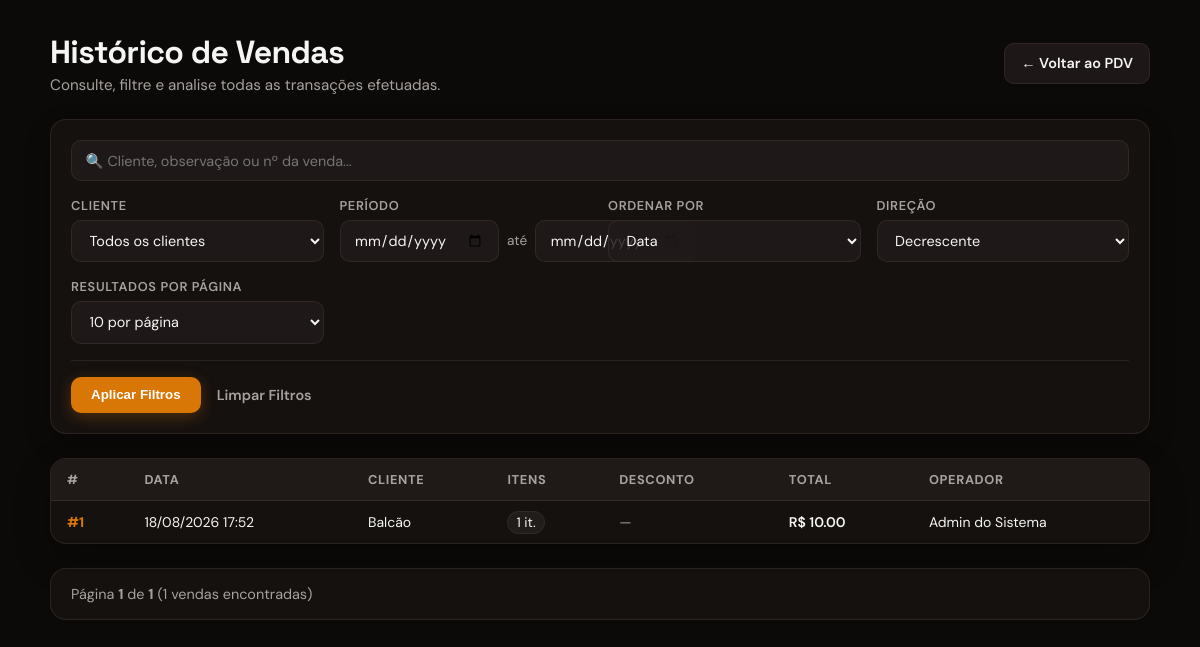
Page /pdv/historico (signed in) on the earlier database version.
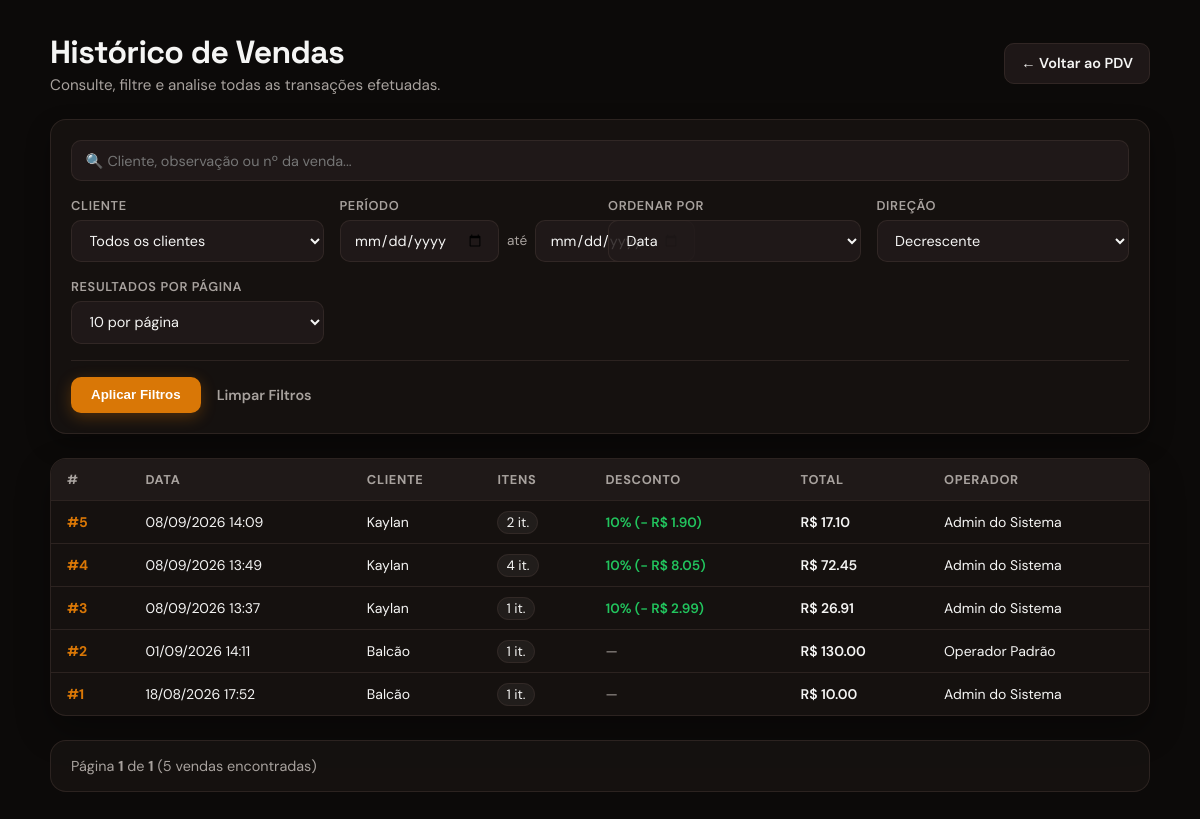
Same page on the later database version.
### app/models/venda.py (models this page shows, shortened)
class Venda(Base):
    __tablename__ = "vendas"
    id         = Column(Integer, primary_key=True, index=True)
    cliente_id = Column(
        Integer,
        ForeignKey("clientes.id", ondelete="SET NULL"),
        nullable=True
    )
    usuario_id = Column(
        Integer,
        ForeignKey("usuarios.id", ondelete="SET NULL"),
        nullable=True
    )
    desconto_percentual = Column(Float, nullable=False, default=0.0)
    total_bruto  = Column(Float, nullable=False, default=0.0)
    total_liquido = Column(Float, nullable=False, default=0.0)
    observacao = Column(String(255), nullable=True)
    criado_em = Column(DateTime, server_default=func.now())
    cliente = relationship("Cliente", back_populates="vendas")
    usuario = relationship("Usuario", backref="vendas")
    itens   = relationship(
        "ItemVenda",
        back_populates="venda",
        cascade="all, delete-orphan"  # deleta itens se a venda for deletada
    )

### app/models/usuario.py (models this page shows)
class Usuario(Base):
    __tablename__ = "usuarios"
    id = Column(Integer, primary_key=True, autoincrement=True)
    nome = Column(String(100), nullable=False)
    email = Column(String(100), nullable=False, index=True, unique=True)
    senha_hash = Column(String(255), nullable=False)
    role = Column(String(20), nullable=False, default="operador")
    ativo = Column(Boolean, default=True)
    criado_em = Column(DateTime, server_default=func.now())

### app/models/cliente.py (models this page shows, shortened)
class Cliente(Base):
    __tablename__ = "clientes"
    id         = Column(Integer, primary_key=True, index=True)
    nome       = Column(String(150), nullable=False, index=True)
    matricula  = Column(String(50), nullable=True, unique=True)
    telefone   = Column(String(20), nullable=True)
    is_associado = Column(Boolean, default=False, nullable=False)
    ativo      = Column(Boolean, default=True)
    criado_em  = Column(DateTime, server_default=func.now())
    vendas = relationship("Venda", back_populates="cliente")

### app/controllers/pdv_controller.py (the view)
@router.get("/historico")
def historico_vendas(
    request: Request,
    busca: str = "",
    cliente_id: int = 0,
    data_inicio: str = "",
    data_fim: str = "",
    ordenar_por: str = "data",
    direcao: str = "desc",
    pagina: int = 1,
    db: Session = Depends(get_db),
    usuario = Depends(get_usuario_logado)
):
    query = db.query(Venda)
    if cliente_id:
        query = query.filter(Venda.cliente_id == cliente_id)
    if busca:
        termo = f"%{busca}%"
        query = query.outerjoin(Cliente).filter(
            or_(Cliente.nome.ilike(termo), Venda.observacao.ilike(termo), Venda.id.cast(String).ilike(termo))
        )
    try:
        if data_inicio:
            query = query.filter(Venda.criado_em >= datetime.fromisoformat(data_inicio))
        if data_fim:
            query = query.filter(Venda.criado_em < datetime.fromisoformat(data_fim) + timedelta(days=1))
    except ValueError:
        data_inicio = ""
        data_fim = ""
    ordenacoes = {"data": Venda.criado_em, "total": Venda.total_liquido, "desconto": Venda.desconto_percentual, "id": Venda.id}
    ordenar_por = ordenar_por if ordenar_por in ordenacoes else "data"
    direcao = direcao if direcao in ("asc", "desc") else "desc"
    coluna_ordenacao = ordenacoes[ordenar_por]
    query = query.order_by(coluna_ordenacao.desc() if direcao == "desc" else coluna_ordenacao.asc(), Venda.id.desc())
    total_vendas = query.count()
    pagina = max(pagina, 1)
    por_pagina = 10
    total_paginas = max(math.ceil(total_vendas / por_pagina), 1)
    pagina = min(pagina, total_paginas)
    vendas = query.offset((pagina - 1) * por_pagina).limit(por_pagina).all()
    clientes = db.query(Cliente).filter(Cliente.ativo == True).order_by(Cliente.nome).all()
    return templates.TemplateResponse(
        request,
        "pdv/historico.html",
        {
            "request": request, "usuario": usuario, "vendas": vendas,
            "clientes": clientes, "busca": busca, "cliente_id": cliente_id,
            "data_inicio": data_inicio, "data_fim": data_fim,
            "ordenar_por": ordenar_por, "direcao": direcao,
            "pagina": pagina, "por_pagina": por_pagina,
            "total_paginas": total_paginas, "total_vendas": total_vendas,
        }
    )

### app/templates/pdv/historico.html (shortened to what this page needs)
<!DOCTYPE html>
<html lang="pt-br">
<head>
    <link rel="stylesheet" href="/static/css/pdv/historico.css">
</head>
<body>
    <div class="container">
        <div class="page-header">
            <div>
                <h1>Histórico de Vendas</h1>
                <p class="subtitle">Consulte, filtre e analise todas as transações efetuadas.</p>
            </div>
            <div>
                <a href="/pdv" class="btn-secondary">← Voltar ao PDV</a>
            </div>
        </div>
        <form method="get" action="/pdv/historico" class="filter-form">
            <div class="filter-grid">
                <div class="filter-group full-width">
                    <input type="text" name="busca" placeholder="🔍 Cliente, observação ou nº da venda..." value="{{ busca }}" class="input-field">
                </div>
                <div class="filter-group">
                    <label for="cliente_id">Cliente</label>
                    <select name="cliente_id" id="cliente_id" class="input-field">
                        <option value="0">Todos os clientes</option>
                    </select>
                </div>
                <div class="filter-group">
                    <label>Período</label>
                    <div class="date-range">
                        <input type="date" name="data_inicio" value="{{ data_inicio }}" class="input-field" title="Data Inicial">
                        <span>até</span>
                        <input type="date" name="data_fim" value="{{ data_fim }}" class="input-field" title="Data Final">
                    </div>
                </div>
                <div class="filter-group">
                    <label for="ordenar_por">Ordenar por</label>
                    <select name="ordenar_por" id="ordenar_por" class="input-field">
                        <option value="data" {{ 'selected' if ordenar_por == 'data' else '' }}>Data</option>
                    </select>
                </div>
                <div class="filter-group">
                    <label for="direcao">Direção</label>
                    <select name="direcao" id="direcao" class="input-field">
                        <option value="desc" {{ 'selected' if direcao == 'desc' else '' }}>Decrescente</option>
                    </select>
                </div>
                <div class="filter-group">
                    <label for="por_pagina">Resultados por página</label>
                    <select name="por_pagina" id="por_pagina" class="input-field">
                        <option value="10" {{ 'selected' if por_pagina|string == '10' else '' }}>10 por página</option>
                    </select>
                </div>
            </div>
            <div class="filter-actions">
                <button type="submit" class="btn-primary">Aplicar Filtros</button>
                <a href="/pdv/historico" class="btn-clear">Limpar Filtros</a>
            </div>
        </form>
        <div class="table-container">
            <table>
                <thead>
                    <tr>
                        <th>#</th>
                        <th>Data</th>
                        <th>Cliente</th>
                        <th>Itens</th>
                        <th>Desconto</th>
                        <th>Total</th>
                        <th>Operador</th>
                    </tr>
                </thead>
                <tbody>
                    {% for v in vendas %}
                    <tr>
                        <td><a href="/pdv/venda/{{ v.id }}" class="venda-link">#{{ v.id }}</a></td>
                        <td>{{ v.criado_em.strftime('%d/%m/%Y %H:%M') }}</td>
                        <td>{{ v.cliente.nome if v.cliente else "Balcão" }}</td>
                        <td><span class="badge-itens">{{ v.itens | length }} it.</span></td>
                        <td>
                            {% if v.desconto_percentual > 0 %}
                            <span class="discount-tag">
                                {{ v.desconto_percentual|int }}% (− R$ {{ "%.2f"|format(v.desconto_valor) }})
                            </span>
                            {% else %}
                            <span class="text-muted">—</span>
                            {% endif %}
                        </td>
                        <td class="preco">R$ {{ "%.2f"|format(v.total_liquido) }}</td>
                        <td>{{ v.usuario.nome if v.usuario else "—" }}</td>
                    </tr>
                    {% endfor %}
                </tbody>
            </table>
        </div>
        <div class="pagination-footer">
            <p class="pagination-info">Página <strong>{{ pagina }}</strong> de <strong>{{ total_paginas }}</strong> ({{ total_vendas }} vendas encontradas)</p>
            {% set total_registros = total_vendas %}
        </div>
    </div>
</body>
</html>

### app/static/css/pdv/historico.css (style rules this page uses)
:root { --bg-color: #0c0a09; --card-bg: rgba(24, 20, 18, 0.75); --surface-2: rgba(33, 27, 26, 0.85); --border-color: rgba(68, 54, 51, 0.5); --primary-color: #d97706; --primary-hover: #b45309; --green: #22c55e; --text-main: #f5f5f4; --text-muted: #a8a29e; --font-head: 'Space Grotesk', system-ui, sans-serif; --font-body: 'DM Sans', system-ui, sans-serif; --radius: 16px; --radius-sm: 10px; }
* { box-sizing: border-box; margin: 0; padding: 0; }
body { background-color: var(--bg-color); color: var(--text-main); font-family: var(--font-body); font-size: 14px; min-height: 100vh; padding: 32px 16px; display: flex; justify-content: center; }
.container { width: 100%; max-width: 1100px; display: flex; flex-direction: column; gap: 1.5rem; }
.page-header { display: flex; justify-content: space-between; align-items: center; }
h1 { font-family: var(--font-head); font-size: 2rem; font-weight: 700; letter-spacing: -0.02em; }
.subtitle { color: var(--text-muted); font-size: 0.95rem; margin-top: 0.2rem; }
.filter-form { background: var(--card-bg); border: 1px solid var(--border-color); border-radius: var(--radius); padding: 1.25rem; box-shadow: 0 10px 25px rgba(0, 0, 0, 0.3); display: flex; flex-direction: column; gap: 1rem; }
.filter-grid { display: grid; grid-template-columns: repeat(auto-fit, minmax(200px, 1fr)); gap: 1rem; }
.filter-group { display: flex; flex-direction: column; gap: 0.35rem; }
.filter-group.full-width { grid-column: 1 / -1; }
.filter-group label { font-size: 0.8rem; font-weight: 600; color: var(--text-muted); text-transform: uppercase; letter-spacing: 0.05em; }
.input-field { background: var(--surface-2); border: 1px solid var(--border-color); color: var(--text-main); padding: 0.65rem 0.85rem; border-radius: var(--radius-sm); font-family: var(--font-body); font-size: 0.9rem; width: 100%; outline: none; transition: border-color 0.2s, box-shadow 0.2s; }
.date-range { display: flex; align-items: center; gap: 0.5rem; }
.date-range span { color: var(--text-muted); font-size: 0.85rem; }
.filter-actions { display: flex; align-items: center; gap: 1rem; border-top: 1px solid var(--border-color); padding-top: 1rem; }
.table-container { background: var(--card-bg); border: 1px solid var(--border-color); border-radius: var(--radius); overflow-x: auto; box-shadow: 0 15px 35px rgba(0, 0, 0, 0.3); }
table { width: 100%; border-collapse: collapse; text-align: left; }
th { background: var(--surface-2); padding: 12px 16px; font-size: 0.8rem; text-transform: uppercase; letter-spacing: 0.05em; color: var(--text-muted); border-bottom: 1px solid var(--border-color); }
td { padding: 12px 16px; border-bottom: 1px solid var(--border-color); color: var(--text-main); }
tr:last-child td { border-bottom: none; }
.venda-link { color: var(--primary-color); font-weight: 700; text-decoration: none; }
.badge-itens { background: rgba(255, 255, 255, 0.05); border: 1px solid var(--border-color); padding: 2px 8px; border-radius: 20px; font-size: 0.85rem; }
.discount-tag { color: var(--green); font-weight: 600; font-size: 0.85rem; }
.text-muted { color: var(--text-muted); }
.preco { font-weight: 600; color: var(--text-main); }
.pagination-footer { display: flex; justify-content: space-between; align-items: center; background: var(--card-bg); border: 1px solid var(--border-color); padding: 1rem 1.25rem; border-radius: var(--radius); }
.pagination-info { color: var(--text-muted); font-size: 0.9rem; }
.btn-primary { background-color: var(--primary-color); color: white; padding: 0.65rem 1.25rem; border-radius: var(--radius-sm); font-weight: 600; border: none; cursor: pointer; box-shadow: 0 4px 15px rgba(217, 119, 6, 0.3); transition: background 0.2s; }
.btn-secondary { background: var(--surface-2); border: 1px solid var(--border-color); color: var(--text-main); padding: 0.65rem 1rem; border-radius: var(--radius-sm); font-weight: 600; font-size: 0.9rem; text-decoration: none; cursor: pointer; transition: background 0.2s; }
.btn-clear { color: var(--text-muted); text-decoration: none; font-weight: 600; font-size: 0.9rem; transition: color 0.2s; }

Differences in the rows shown:
added Venda: id "5", criado_em "08/09/2026 14:09", cliente "Kaylan", itens|length "2", desconto_percentual "10", desconto_valor "1.90", total_liquido "17.10", usuario "Admin do Sistema"
added Venda: id "4", criado_em "08/09/2026 13:49", cliente "Kaylan", itens|length "4", desconto_percentual "10", desconto_valor "8.05", total_liquido "72.45", usuario "Admin do Sistema"
added Venda: id "3", criado_em "08/09/2026 13:37", cliente "Kaylan", itens|length "1", desconto_percentual "10", desconto_valor "2.99", total_liquido "26.91", usuario "Admin do Sistema"
added Venda: id "2", criado_em "01/09/2026 14:11", cliente "Balcão", itens|length "1", total_liquido "130.00", usuario "Operador Padrão"
Other differences:
{{ total_vendas }}: "1" → "5"
